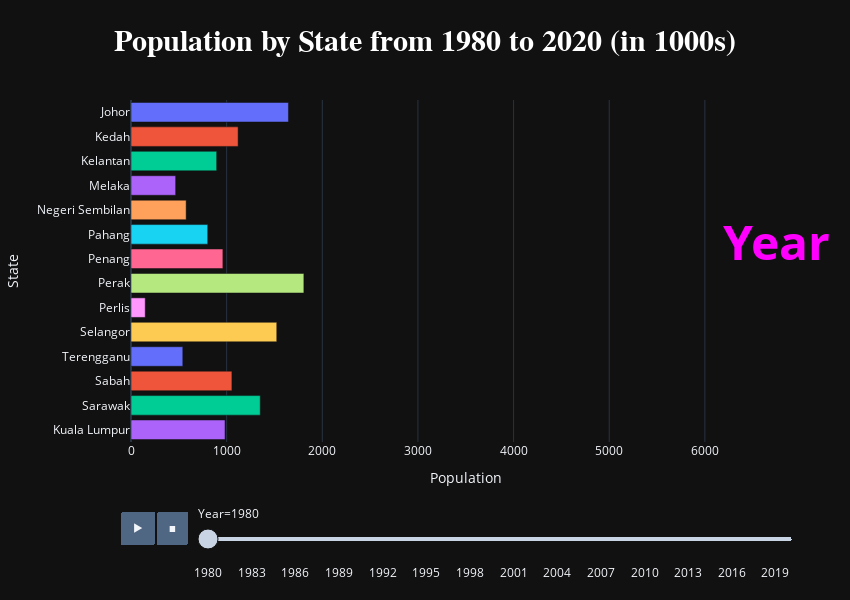

Notebook source saved alongside this figure:
### Markdown cell above
# animated race chart

- We have to melt the dataframe to get the 'state' and 'population' columns for each year
- convert it to a long format df

### Code cell
import pandas as pd
import plotly.express as px

# melt the df
state_df_melted = state_df.melt(id_vars=['Year'], var_name='State', value_name='Population')

#create animated bar chart 
fig = px.bar(
    state_df_melted,
    x='Population',
    y='State',
    color='State',
    animation_frame="Year",
    orientation='h', 
    title='Population by State from 1980 to 2020',
    range_x=[0, state_df_melted['Population'].max()]
)

#hide the legend
fig.update_layout(
    showlegend=False,
    title={
        'text': 'Population by State from 1980 to 2020 (in 1000s)',
        'y': 0.95, 
        'x': 0.5,
        'xanchor': 'center',
        'yanchor': 'top'
    },
    title_font=dict(size=30, family='Arial', weight='bold', color='white'),
    template='plotly_dark',
    width=850,
    height=600,
    margin=dict(t=100, b=50, l=50, r=50),
    annotations=[
        dict(
            x=0.98,
            y=0.5,
            text="Year",
            font=dict(size=48, color='fuchsia', weight='bold'),
            xref='paper', yref='paper'        )
    ]
)

#update annotation for each frame to show correct year
for frame in fig.frames:
    frame_year = frame.name
    frame.layout.update(
        annotations=[
            dict(
                x=0.98,
                y=0.5,
                text=f'{frame_year}',
                font=dict(size=50, color='fuchsia', weight='bold'),
                xref='paper', yref='paper'            
            )
        ]
    )

fig.write_html("../charts_html/race-charts-state.html")

fig.show()

### Figure 1 — Plotly figure (JSON) as saved in the notebook; plotly's stock layout.template omitted (floating-point values rounded to 4 significant figures)
{"data": [{"alignmentgroup": "True", "hovertemplate": "State=%{y}<br>Year=1980<br>Population=%{x}<extra></extra>", "legendgroup": "Johor", "marker": {"color": "#636efa", "pattern": {"shape": ""}}, "name": "Johor", "offsetgroup": "Johor", "orientation": "h", "showlegend": true, "textposition": "auto", "type": "bar", "x": [1646.0], "xaxis": "x", "y": ["Johor"], "yaxis": "y"}, {"alignmentgroup": "True", "hovertemplate": "State=%{y}<br>Year=1980<br>Population=%{x}<extra></extra>", "legendgroup": "Kedah", "marker": {"color": "#EF553B", "pattern": {"shape": ""}}, "name": "Kedah", "offsetgroup": "Kedah", "orientation": "h", "showlegend": true, "textposition": "auto", "type": "bar", "x": [1120.0], "xaxis": "x", "y": ["Kedah"], "yaxis": "y"}, {"alignmentgroup": "True", "hovertemplate": "State=%{y}<br>Year=1980<br>Population=%{x}<extra></extra>", "legendgroup": "Kelantan", "marker": {"color": "#00cc96", "pattern": {"shape": ""}}, "name": "Kelantan", "offsetgroup": "Kelantan", "orientation": "h", "showlegend": true, "textposition": "auto", "type": "bar", "x": [895.7], "xaxis": "x", "y": ["Kelantan"], "yaxis": "y"}, {"alignmentgroup": "True", "hovertemplate": "State=%{y}<br>Year=1980<br>Population=%{x}<extra></extra>", "legendgroup": "Melaka", "marker": {"color": "#ab63fa", "pattern": {"shape": ""}}, "name": "Melaka", "offsetgroup": "Melaka", "orientation": "h", "showlegend": true, "textposition": "auto", "type": "bar", "x": [466.9], "xaxis": "x", "y": ["Melaka"], "yaxis": "y"}, {"alignmentgroup": "True", "hovertemplate": "State=%{y}<br>Year=1980<br>Population=%{x}<extra></extra>", "legendgroup": "Negeri Sembilan", "marker": {"color": "#FFA15A", "pattern": {"shape": ""}}, "name": "Negeri Sembilan", "offsetgroup": "Negeri Sembilan", "orientation": "h", "showlegend": true, "textposition": "auto", "type": "bar", "x": [576.7], "xaxis": "x", "y": ["Negeri Sembilan"], "yaxis": "y"}, {"alignmentgroup": "True", "hovertemplate": "State=%{y}<br>Year=1980<br>Population=%{x}<extra></extra>", "legendgroup": "Pahang", "marker": {"color": "#19d3f3", "pattern": {"shape": ""}}, "name": "Pahang", "offsetgroup": "Pahang", "orientation": "h", "showlegend": true, "textposition": "auto", "type": "bar", "x": [802.1], "xaxis": "x", "y": ["Pahang"], "yaxis": "y"}, {"alignmentgroup": "True", "hovertemplate": "State=%{y}<br>Year=1980<br>Population=%{x}<extra></extra>", "legendgroup": "Penang", "marker": {"color": "#FF6692", "pattern": {"shape": ""}}, "name": "Penang", "offsetgroup": "Penang", "orientation": "h", "showlegend": true, "textposition": "auto", "type": "bar", "x": [960.7], "xaxis": "x", "y": ["Penang"], "yaxis": "y"}, {"alignmentgroup": "True", "hovertemplate": "State=%{y}<br>Year=1980<br>Population=%{x}<extra></extra>", "legendgroup": "Perak", "marker": {"color": "#B6E880", "pattern": {"shape": ""}}, "name": "Perak", "offsetgroup": "Perak", "orientation": "h", "showlegend": true, "textposition": "auto", "type": "bar", "x": [1807.0], "xaxis": "x", "y": ["Perak"], "yaxis": "y"}, {"alignmentgroup": "True", "hovertemplate": "State=%{y}<br>Year=1980<br>Population=%{x}<extra></extra>", "legendgroup": "Perlis", "marker": {"color": "#FF97FF", "pattern": {"shape": ""}}, "name": "Perlis", "offsetgroup": "Perlis", "orientation": "h", "showlegend": true, "textposition": "auto", "type": "bar", "x": [148.7], "xaxis": "x", "y": ["Perlis"], "yaxis": "y"}, {"alignmentgroup": "True", "hovertemplate": "State=%{y}<br>Year=1980<br>Population=%{x}<extra></extra>", "legendgroup": "Selangor", "marker": {"color": "#FECB52", "pattern": {"shape": ""}}, "name": "Selangor", "offsetgroup": "Selangor", "orientation": "h", "showlegend": true, "textposition": "auto", "type": "bar", "x": [1524.0], "xaxis": "x", "y": ["Selangor"], "yaxis": "y"}, {"alignmentgroup": "True", "hovertemplate": "State=%{y}<br>Year=1980<br>Population=%{x}<extra></extra>", "legendgroup": "Terengganu", "marker": {"color": "#636efa", "pattern": {"shape": ""}}, "name": "Terengganu", "offsetgroup": "Terengganu", "orientation": "h", "showlegend": true, "textposition": "auto", "type": "bar", "x": [541.7], "xaxis": "x", "y": ["Terengganu"], "yaxis": "y"}, {"alignmentgroup": "True", "hovertemplate": "State=%{y}<br>Year=1980<br>Population=%{x}<extra></extra>", "legendgroup": "Sabah", "marker": {"color": "#EF553B", "pattern": {"shape": ""}}, "name": "Sabah", "offsetgroup": "Sabah", "orientation": "h", "showlegend": true, "textposition": "auto", "type": "bar", "x": [1055.0], "xaxis": "x", "y": ["Sabah"], "yaxis": "y"}, {"alignmentgroup": "True", "hovertemplate": "State=%{y}<br>Year=1980<br>Population=%{x}<extra></extra>", "legendgroup": "Sarawak", "marker": {"color": "#00cc96", "pattern": {"shape": ""}}, "name": "Sarawak", "offsetgroup": "Sarawak", "orientation": "h", "showlegend": true, "textposition": "auto", "type": "bar", "x": [1351.0], "xaxis": "x", "y": ["Sarawak"], "yaxis": "y"}, {"alignmentgroup": "True", "hovertemplate": "State=%{y}<br>Year=1980<br>Population=%{x}<extra></extra>", "legendgroup": "Kuala Lumpur", "marker": {"color": "#ab63fa", "pattern": {"shape": ""}}, "name": "Kuala Lumpur", "offsetgroup": "Kuala Lumpur", "orientation": "h", "showlegend": true, "textposition": "auto", "type": "bar", "x": [982.9], "xaxis": "x", "y": ["Kuala Lumpur"], "yaxis": "y"}], "layout": {"annotations": [{"font": {"color": "fuchsia", "size": 48, "weight": "bold"}, "text": "Year", "x": 0.98, "xref": "paper", "y": 0.5, "yref": "paper"}], "barmode": "relative", "height": 600, "legend": {"title": {"text": "State"}, "tracegroupgap": 0}, "margin": {"b": 50, "l": 50, "r": 50, "t": 100}, "showlegend": false, "sliders": [{"active": 0, "currentvalue": {"prefix": "Year="}, "len": 0.9, "pad": {"b": 10, "t": 60}, "steps": [{"args": [["1980"], {"frame": {"duration": 0, "redraw": true}, "fromcurrent": true, "mode": "immediate", "transition": {"duration": 0, "easing": "linear"}}], "label": "1980", "method": "animate"}, {"args": [["1981"], {"frame": {"duration": 0, "redraw": true}, "fromcurrent": true, "mode": "immediate", "transition": {"duration": 0, "easing": "linear"}}], "label": "1981", "method": "animate"}, {"args": [["1982"], {"frame": {"duration": 0, "redraw": true}, "fromcurrent": true, "mode": "immediate", "transition": {"duration": 0, "easing": "linear"}}], "label": "1982", "method": "animate"}, {"args": [["1983"], {"frame": {"duration": 0, "redraw": true}, "fromcurrent": true, "mode": "immediate", "transition": {"duration": 0, "easing": "linear"}}], "label": "1983", "method": "animate"}, {"args": [["1984"], {"frame": {"duration": 0, "redraw": true}, "fromcurrent": true, "mode": "immediate", "transition": {"duration": 0, "easing": "linear"}}], "label": "1984", "method": "animate"}, {"args": [["1985"], {"frame": {"duration": 0, "redraw": true}, "fromcurrent": true, "mode": "immediate", "transition": {"duration": 0, "easing": "linear"}}], "label": "1985", "method": "animate"}, {"args": [["1986"], {"frame": {"duration": 0, "redraw": true}, "fromcurrent": true, "mode": "immediate", "transition": {"duration": 0, "easing": "linear"}}], "label": "1986", "method": "animate"}, {"args": [["1987"], {"frame": {"duration": 0, "redraw": true}, "fromcurrent": true, "mode": "immediate", "transition": {"duration": 0, "easing": "linear"}}], "label": "1987", "method": "animate"}, {"args": [["1988"], {"frame": {"duration": 0, "redraw": true}, "fromcurrent": true, "mode": "immediate", "transition": {"duration": 0, "easing": "linear"}}], "label": "1988", "method": "animate"}, {"args": [["1989"], {"frame": {"duration": 0, "redraw": true}, "fromcurrent": true, "mode": "immediate", "transition": {"duration": 0, "easing": "linear"}}], "label": "1989", "method": "animate"}, {"args": [["1990"], {"frame": {"duration": 0, "redraw": true}, "fromcurrent": true, "mode": "immediate", "transition": {"duration": 0, "easing": "linear"}}], "label": "1990", "method": "animate"}, {"args": [["1991"], {"frame": {"duration": 0, "redraw": true}, "fromcurrent": true, "mode": "immediate", "transition": {"duration": 0, "easing": "linear"}}], "label": "1991", "method": "animate"}, {"args": [["1992"], {"frame": {"duration": 0, "redraw": true}, "fromcurrent": true, "mode": "immediate", "transition": {"duration": 0, "easing": "linear"}}], "label": "1992", "method": "animate"}, {"args": [["1993"], {"frame": {"duration": 0, "redraw": true}, "fromcurrent": true, "mode": "immediate", "transition": {"duration": 0, "easing": "linear"}}], "label": "1993", "method": "animate"}, {"args": [["1994"], {"frame": {"duration": 0, "redraw": true}, "fromcurrent": true, "mode": "immediate", "transition": {"duration": 0, "easing": "linear"}}], "label": "1994", "method": "animate"}, {"args": [["1995"], {"frame": {"duration": 0, "redraw": true}, "fromcurrent": true, "mode": "immediate", "transition": {"duration": 0, "easing": "linear"}}], "label": "1995", "method": "animate"}, {"args": [["1996"], {"frame": {"duration": 0, "redraw": true}, "fromcurrent": true, "mode": "immediate", "transition": {"duration": 0, "easing": "linear"}}], "label": "1996", "method": "animate"}, {"args": [["1997"], {"frame": {"duration": 0, "redraw": true}, "fromcurrent": true, "mode": "immediate", "transition": {"duration": 0, "easing": "linear"}}], "label": "1997", "method": "animate"}, {"args": [["1998"], {"frame": {"duration": 0, "redraw": true}, "fromcurrent": true, "mode": "immediate", "transition": {"duration": 0, "easing": "linear"}}], "label": "1998", "method": "animate"}, {"args": [["1999"], {"frame": {"duration": 0, "redraw": true}, "fromcurrent": true, "mode": "immediate", "transition": {"duration": 0, "easing": "linear"}}], "label": "1999", "method": "animate"}, {"args": [["2000"], {"frame": {"duration": 0, "redraw": true}, "fromcurrent": true, "mode": "immediate", "transition": {"duration": 0, "easing": "linear"}}], "label": "2000", "method": "animate"}, {"args": [["2001"], {"frame": {"duration": 0, "redraw": true}, "fromcurrent": true, "mode": "immediate", "transition": {"duration": 0, "easing": "linear"}}], "label": "2001", "method": "animate"}, {"args": [["2002"], {"frame": {"duration": 0, "redraw": true}, "fromcurrent": true, "mode": "immediate", "transition": {"duration": 0, "easing": "linear"}}], "label": "2002", "method": "animate"}, {"args": [["2003"], {"frame": {"duration": 0, "redraw": true}, "fromcurrent": true, "mode": "immediate", "transition": {"duration": 0, "easing": "linear"}}], "label": "2003", "method": "animate"}, {"args": [["2004"], {"frame": {"duration": 0, "redraw": true}, "fromcurrent": true, "mode": "immediate", "transition": {"duration": 0, "easing": "linear"}}], "label": "2004", "method": "animate"}, {"args": [["2005"], {"frame": {"duration": 0, "redraw": true}, "fromcurrent": true, "mode": "immediate", "transition": {"duration": 0, "easing": "linear"}}], "label": "2005", "method": "animate"}, {"args": [["2006"], {"frame": {"duration": 0, "redraw": true}, "fromcurrent": true, "mode": "immediate", "transition": {"duration": 0, "easing": "linear"}}], "label": "2006", "method": "animate"}, {"args": [["2007"], {"frame": {"duration": 0, "redraw": true}, "fromcurrent": true, "mode": "immediate", "transition": {"duration": 0, "easing": "linear"}}], "label": "2007", "method": "animate"}, {"args": [["2008"], {"frame": {"duration": 0, "redraw": true}, "fromcurrent": true, "mode": "immediate", "transition": {"duration": 0, "easing": "linear"}}], "label": "2008", "method": "animate"}, {"args": [["2009"], {"frame": {"duration": 0, "redraw": true}, "fromcurrent": true, "mode": "immediate", "transition": {"duration": 0, "easing": "linear"}}], "label": "2009", "method": "animate"}, {"args": [["2010"], {"frame": {"duration": 0, "redraw": true}, "fromcurrent": true, "mode": "immediate", "transition": {"duration": 0, "easing": "linear"}}], "label": "2010", "method": "animate"}, {"args": [["2011"], {"frame": {"duration": 0, "redraw": true}, "fromcurrent": true, "mode": "immediate", "transition": {"duration": 0, "easing": "linear"}}], "label": "2011", "method": "animate"}, {"args": [["2012"], {"frame": {"duration": 0, "redraw": true}, "fromcurrent": true, "mode": "immediate", "transition": {"duration": 0, "easing": "linear"}}], "label": "2012", "method": "animate"}, {"args": [["2013"], {"frame": {"duration": 0, "redraw": true}, "fromcurrent": true, "mode": "immediate", "transition": {"duration": 0, "easing": "linear"}}], "label": "2013", "method": "animate"}, {"args": [["2014"], {"frame": {"duration": 0, "redraw": true}, "fromcurrent": true, "mode": "immediate", "transition": {"duration": 0, "easing": "linear"}}], "label": "2014", "method": "animate"}, {"args": [["2015"], {"frame": {"duration": 0, "redraw": true}, "fromcurrent": true, "mode": "immediate", "transition": {"duration": 0, "easing": "linear"}}], "label": "2015", "method": "animate"}, {"args": [["2016"], {"frame": {"duration": 0, "redraw": true}, "fromcurrent": true, "mode": "immediate", "transition": {"duration": 0, "easing": "linear"}}], "label": "2016", "method": "animate"}, {"args": [["2017"], {"frame": {"duration": 0, "redraw": true}, "fromcurrent": true, "mode": "immediate", "transition": {"duration": 0, "easing": "linear"}}], "label": "2017", "method": "animate"}, {"args": [["2018"], {"frame": {"duration": 0, "redraw": true}, "fromcurrent": true, "mode": "immediate", "transition": {"duration": 0, "easing": "linear"}}], "label": "2018", "method": "animate"}, {"args": [["2019"], {"frame": {"duration": 0, "redraw": true}, "fromcurrent": true, "mode": "immediate", "transition": {"duration": 0, "easing": "linear"}}], "label": "2019", "method": "animate"}, {"args": [["2020"], {"frame": {"duration": 0, "redraw": true}, "fromcurrent": true, "mode": "immediate", "transition": {"duration": 0, "easing": "linear"}}], "label": "2020", "method": "animate"}], "x": 0.1, "xanchor": "left", "y": 0, "yanchor": "top"}], "title": {"font": {"color": "white", "family": "Arial", "size": 30, "weight": "bold"}, "text": "Population by State from 1980 to 2020 (in 1000s)", "x": 0.5, "xanchor": "center", "y": 0.95, "yanchor": "top"}, "updatemenus": [{"buttons": [{"args": [null, {"frame": {"duration": 500, "redraw": true}, "fromcurrent": true, "mode": "immediate", "transition": {"duration": 500, "easing": "linear"}}], "label": "&#9654;", "method": "animate"}, {"args": [[null], {"frame": {"duration": 0, "redraw": true}, "fromcurrent": true, "mode": "immediate", "transition": {"duration": 0, "easing": "linear"}}], "label": "&#9724;", "method": "animate"}], "direction": "left", "pad": {"r": 10, "t": 70}, "showactive": false, "type": "buttons", "x": 0.1, "xanchor": "right", "y": 0, "yanchor": "top"}], "width": 850, "xaxis": {"anchor": "y", "domain": [0, 1], "range": [0, 6994.0], "title": {"text": "Population"}}, "yaxis": {"anchor": "x", "categoryarray": ["Kuala Lumpur", "Sarawak", "Sabah", "Terengganu", "Selangor", "Perlis", "Perak", "Penang", "Pahang", "Negeri Sembilan", "Melaka", "Kelantan", "Kedah", "Johor"], "categoryorder": "array", "domain": [0, 1], "title": {"text": "State"}}}}
